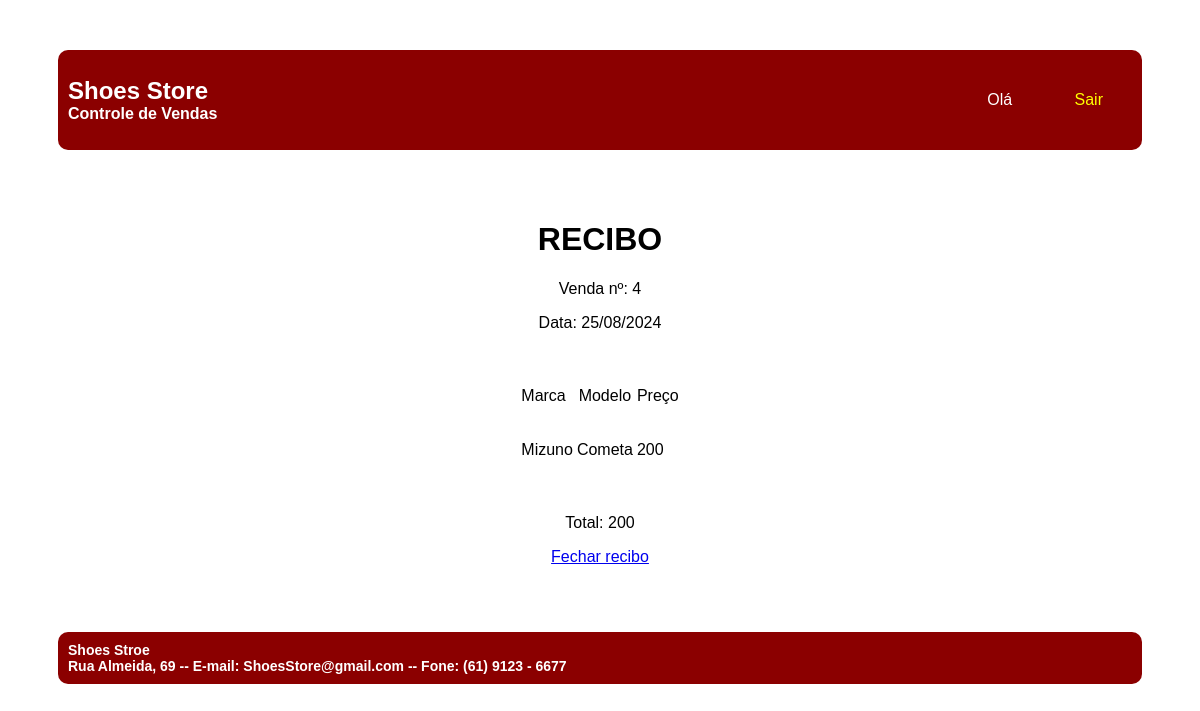
/recibo_compra.php, run on the app's committed database.
### tables this page shows
CREATE TABLE `vendas` (
  `COD_VEN` int(11) NOT NULL,
  `DATA_VEN` varchar(45) NOT NULL,
  `FUNCIONARIOS_COD_FUN` int(11) NOT NULL
);

CREATE TABLE `produtos` (
  `COD_PROD` int(11) NOT NULL,
  `MODELO_PROD` varchar(45) NOT NULL,
  `VALOR_PROD` decimal(10,0) NOT NULL,
  `TIPO_PROD` varchar(45) NOT NULL,
  `FOTO_PROD` varchar(1000) NOT NULL,
  `FILA_COMPRA_PROD` char(1) NOT NULL DEFAULT 'N',
  `MARCA_PROD` varchar(45) DEFAULT NULL,
  `VENDAS_COD_VEN` int(11) DEFAULT NULL
);

### recibo_compra.php (the view, shortened to what this page needs)
<!DOCTYPE html>
<html>
    <head>
        <link rel="stylesheet" type="text/css" href="css/layout.css">
		<link rel="stylesheet" type="text/css" href="css/menu.css">
    </head>
    <body>
        <div id="principal">
			<div id="topo">
				<div id="logo">
                <h1> Shoes Store </h1>
					<h4> Controle de Vendas </h4>
				</div>
				<div class="menu_global">
					<ul>
						<li> Olá <?php include "validar_login.php";?></li>
                        <li><a href="logout.php" class="active">Sair</a></li>
                    </ul>
				</div>
			</div>
			<div id="conteudo_especifico">
				<div class="div_central centralizar">
					<h1> RECIBO </h1>
					<?php
						$conectar = mysqli_connect ("localhost", "root", "", "shoes-store");
						$data = date ('d/m/Y');
						$sql_consulta_ultima_venda = "SELECT cod_ven
						FROM vendas ORDER BY cod_ven DESC LIMIT 1";
						$resultado_consulta = mysqli_query ($conectar, $sql_consulta_ultima_venda);
						$registro_cod_ven = mysqli_fetch_row ($resultado_consulta);
						$sql_consulta_recibo = "SELECT marca_prod, modelo_prod, valor_prod FROM produtos WHERE vendas_cod_ven = '$registro_cod_ven[0]'";
						$resultado_consulta = mysqli_query ($conectar, $sql_consulta_recibo);
						echo "<p> Venda nº: $registro_cod_ven[0]</p>";
						echo "<p> Data: $data</p>";
					?>
					<table class="centralizar">
						<tr>
							<td class="esquerda">
								<p> Marca </p>
							</td>
							<td>
								<p> Modelo </p>
							</td>
							<td>
								<p> Preço </p>
							</td>
						</tr>
						<?php
							$valor_total = 0;
							while ($registro = mysqli_fetch_row($resultado_consulta))
							{
						?>
						<tr>
							<td class="esquerda">
								<p>
									<?php echo "$registro[0]"; ?>
								</p>
							</td>
							<td>
								<p>
									<?php echo "$registro[1]";	?>
								</p>
							</td>
							<td class="esquerda">
								<p>
									<?php
										echo "$registro[2]";
										$valor_total = $valor_total + $registro[2];
									?>
								</p>
							</td>
						</tr>
						<?php
							}
						?>
					</table>
					<p> Total: <?php echo $valor_total; ?> </p>
					<p> <a href="vendas.php"> Fechar recibo </a> </p>
				</div>
			</div>
			<div id="rodape">
				<div id="texto_institucional">
					<div id="texto_institucional">
                    <h6> Shoes Stroe </h6>
						<h6> Rua Almeida, 69 -- E-mail: ShoesStore@gmail.com -- Fone: (61) 9123 - 6677 </h6>
					</div>
				</div>
		</div>
    </body>
</html>

### css/layout.css (style rules this page uses)
#topo { padding: 10px; display: flex; justify-content: space-between; align-items: center; margin: 0 auto 20px auto; background-color: darkred; color: white; border-radius: 10px; }
#logo h1 { font-size: 24px; margin: 0; }
#logo h4 { font-size: 16px; margin: 0; }
#conteudo_especifico { padding: 10px; display: grid; grid-template-columns: repeat(2, 1fr); grid-gap: 20px; margin: 0 auto 5px auto; }
.div_central { margin: auto; grid-column-start: 1; grid-column-end: 3; }
#rodape { padding: 10px; display: flex; justify-content: space-between; align-items: center; margin: 20px auto 0 auto; background-color: darkred; color: white; border-radius: 10px; }
#rodape h6 { font-size: 14px; margin: 0 12px 0 0; }
.centralizar { text-align: center; padding: 20px; }
.esquerda { text-align: left; }

### css/menu.css (style rules this page uses)
.menu_global a { text-decoration: none; color: black; }
.menu_global a.active { color: yellow; }

### data on the page
vendas: COD_VEN "4"
produtos: MARCA_PROD "Mizuno", MODELO_PROD "Cometa", VALOR_PROD "200"

### other printed values
$data "25/08/2024"
$valor_total "200"
